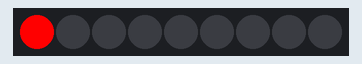
Simulated run of this sketch. Board: Arduino Uno, built with avr-gcc and run on an emulated ATmega328P. On the bench: 9 RGB LEDs in strip order, left to right.

Above: at 0.01 s.
At 4.7 s:
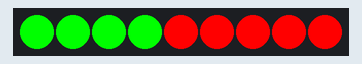
At 9.4 s:
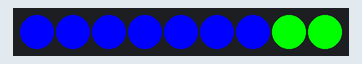
At 19.86 s:
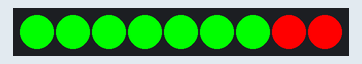
At 29.71 s:
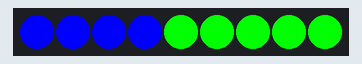
At 39.87 s:
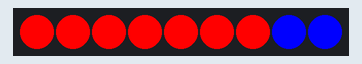

The sketch:

test_led1.ino
```cpp
#include <Adafruit_NeoPixel.h>

// กำหนดพินที่ใช้ (A2) และจำนวนหลอด LED
#define LED_PIN A2
#define NUM_LEDS 9  // จำนวนหลอด LED

// สร้างอ็อบเจ็กต์สำหรับควบคุม NeoPixel
Adafruit_NeoPixel strip = Adafruit_NeoPixel(NUM_LEDS, LED_PIN, NEO_GRB + NEO_KHZ800);

void setup() {
  strip.begin(); // เริ่มต้น NeoPixel
  strip.show();  // ทำให้ทุก LED ดับตอนเริ่มต้น
}

void loop() {
  colorWipe(strip.Color(255, 0, 0), 50); // ไฟแดงทีละดวง
  colorWipe(strip.Color(0, 255, 0), 50); // ไฟเขียวทีละดวง
  colorWipe(strip.Color(0, 0, 255), 50); // ไฟน้ำเงินทีละดวง
}

// ฟังก์ชันไล่ไฟสีทีละดวง
void colorWipe(uint32_t color, int wait) {
  for (int i = 0; i < strip.numPixels(); i++) {
    strip.setPixelColor(i, color); // ตั้งค่าสีของ LED
    strip.show();                  // แสดงผล
    delay(wait);                   // รอเวลาตามที่กำหนด
  }
}
```
